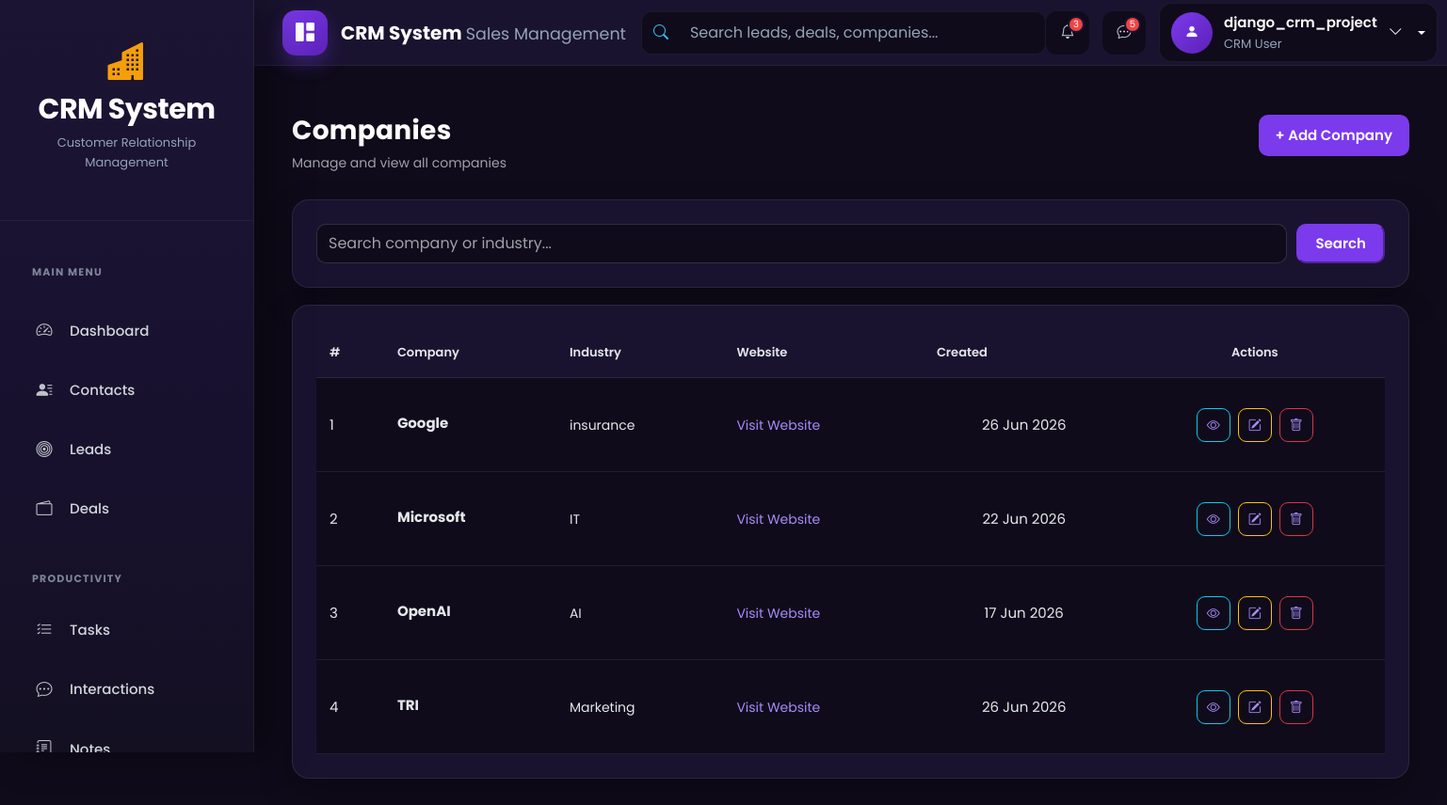
The page /contacts/companies/ (signed in) on the database its author committed.
### accounts/models.py (models this page shows, shortened)
class CustomUser(AbstractUser):
    ROLE_CHOICES = (
        ('admin', 'Admin'),
        ('agent', 'Agent'),
    )
    role = models.CharField(max_length=10, choices=ROLE_CHOICES, default='agent')
    phone = models.CharField(max_length=15, blank=True, null=True)
    profile_pic = models.ImageField(upload_to="profiles/", blank=True, null=True)
    email = models.EmailField(unique=True)
    is_approved = models.BooleanField(default=False, help_text="Admin approval required for login")

### contacts/models.py (models this page shows, shortened)
class Company(models.Model):
    name = models.CharField(max_length=200)
    industry = models.CharField(max_length=100,blank=True)
    website = models.URLField(blank=True)
    address = models.TextField(blank=True)
    created_at = models.DateTimeField(auto_now_add=True)

### contacts/views.py (the view)
# urls.py: path("companies/", views.company_list, name="company_list"),
@login_required
def company_list(request):
    companies = Company.objects.all().order_by("name")
    search = request.GET.get(
        "search",
        ""
    ).strip()
    if search:
        companies = companies.filter(
            Q(name__icontains=search) |
            Q(industry__icontains=search)
        )
    paginator = Paginator(
        companies,
        10
    )
    page_obj = paginator.get_page(
        request.GET.get("page")
    )
    context = {
        "page_obj": page_obj,
        "search": search,
    }
    return render(
        request,
        "contacts/company_list.html",
        context,
    )

### templates/contacts/company_list.html (shortened to what this page needs)
{% extends "base.html" %}
{% block content %}
<div class="crm-page-header">
<div>
    <h1 class="crm-title">Companies</h1>
    <p class="crm-page-subtitle">
        Manage and view all companies
    </p>
</div>
<div class="crm-page-actions">
    <a href="{% url 'contacts:company_add' %}"
       class="crm-btn-primary">
        + Add Company
    </a>
</div>
</div>
<div class="crm-card">
<form method="GET">
    <div class="crm-search-row">
        <input
            type="text"
            name="search"
            value="{{ search }}"
            placeholder="Search company or industry..."
            class="form-control"
        >
        <button
            type="submit"
            class="crm-btn-primary">
            Search
        </button>
    </div>
</form>
</div>
<div class="crm-card">
{% if page_obj.object_list %}
    <div class="table-responsive">
        <table class="table crm-table crm-contact-table">
            <thead>
                <tr>
                    <th>#</th>
                    <th>Company</th>
                    <th>Industry</th>
                    <th>Website</th>
                    <th>Created</th>
                    <th class="text-center">Actions</th>
                </tr>
            </thead>
            <tbody>
                {% for company in page_obj %}
                    <tr>
                        <td>
                            {{ page_obj.start_index|add:forloop.counter0 }}
                        </td>
                        <td>
                            <strong>
                                {{ company.name }}
                            </strong>
                        </td>
                        <td>
                            {% if company.industry %}
                                {{ company.industry }}
                            {% else %}
                                —
                            {% endif %}
                        </td>
                        <td>
                            {% if company.website %}
                                <a
                                    href="{{ company.website }}"
                                    target="_blank"
                                    rel="noopener noreferrer">
                                    Visit Website
                                </a>
                            {% else %}
                                —
                            {% endif %}
                        </td>
                        <td>
                            {{ company.created_at|date:"d M Y" }}
                        </td>
                        <td class="text-center">
                            <div class="btn-group">
                                <a
                                    href="{% url 'contacts:company_detail' company.pk %}"
                                    class="btn btn-sm btn-outline-info"
                                    title="View Company"
                                >
                                    <i class="bi bi-eye"></i>
                                </a>
                                <a
                                    href="{% url 'contacts:company_edit' company.pk %}"
                                    class="btn btn-sm btn-outline-warning"
                                    title="Edit Company"
                                >
                                    <i class="bi bi-pencil-square"></i>
                                </a>
                                <a
                                    href="{% url 'contacts:company_delete' company.pk %}"
                                    class="btn btn-sm btn-outline-danger"
                                    title="Delete Company"
                                >
                                    <i class="bi bi-trash"></i>
                                </a>
                            </div>
                        </td>
                    </tr>
                {% endfor %}
            </tbody>
        </table>
    </div>
{% endif %}
</div>
{% endblock %}

### templates/includes/navbar.html (shortened to what this page needs)
<nav class="navbar navbar-expand-lg crm-navbar">
  <div class="container-fluid">
    <a class="navbar-brand crm-brand" href="{% url 'dashboard' %}">
      <div class="crm-brand-icon">
        <i class="bi bi-grid-1x2-fill"></i>
      </div>
      <div class="crm-brand-text">
        <span class="crm-brand-title"> CRM System </span>
        <small> Sales Management </small>
      </div>
    </a>
    <div class="collapse navbar-collapse" id="crmNavbar">
      <form class="crm-search mx-auto">
        <div class="input-group">
          <span class="input-group-text">
            <i class="bi bi-search"></i>
          </span>
          <input
            type="search"
            class="form-control"
            placeholder="Search leads, deals, companies..."
          />
        </div>
      </form>
      {% if user.is_authenticated %}
      <div class="crm-navbar-actions">
       <a href="javascript:void(0);" class="crm-nav-icon">
    <i class="bi bi-bell"></i>
    <span class="crm-nav-badge">3</span>
</a>
        <a href="#" class="crm-nav-icon">
          <i class="bi bi-chat-dots"></i>
          <span class="crm-nav-badge">5</span>
        </a>
        <div class="dropdown crm-user-dropdown">
          <a
            href="#"
            class="crm-user dropdown-toggle"
            role="button"
            data-bs-toggle="dropdown"
            aria-expanded="false"
          >
            <div class="crm-avatar">
              <i class="bi bi-person-fill"></i>
            </div>
            <div class="crm-user-info">
              <span class="crm-user-name"> {{ user.username }} </span>
<small>
    CRM User
</small>            </div>
            <i class="bi bi-chevron-down crm-arrow"></i>
          </a>
        </div>
      </div>
      {% else %}
      <div class="d-flex align-items-center gap-2 ms-auto">
        <a href="/accounts/login/" class="btn btn-outline-light"> Login </a>
        <a href="/accounts/register/" class="btn btn-primary"> Register </a>
      </div>
      {% endif %}
    </div>
  </div>
</nav>

### static/css/base.css (style rules this page uses)
*, *::before, *::after { margin:0; padding:0; box-sizing:border-box; }
html { scroll-behavior:smooth; }
body { font-family:"Poppins",sans-serif; background:#0f0b1a; color:#e5e7eb; font-size:15px; line-height:1.6; overflow-x:hidden; }

### static/css/components.css (style rules this page uses)
.crm-navbar { position:sticky; top:0; z-index:999; height:70px; margin-left:260px; background:#1a1330; border-bottom:1px solid rgba(255,255,255,.06); padding:0 28px; transition:.3s ease; }
.crm-navbar .container-fluid { height:100%; display:flex; align-items:center; justify-content:space-between; }
.crm-brand { display:flex; align-items:center; gap:14px; text-decoration:none; }
.crm-brand-icon { width:48px; height:48px; display:flex; align-items:center; justify-content:center; border-radius:14px; background:linear-gradient(135deg,#7c3aed,#5b21b6); box-shadow:0 10px 20px rgba(124,58,237,.30); }
.crm-brand-icon i { color:#fff; font-size:20px; }
.crm-brand-title { color:#fff; font-size:20px; font-weight:700; }
.crm-brand-text small { color:#94a3b8; }
.crm-search { width:430px; max-width:100%; }
.crm-search .input-group { height:46px; border-radius:12px; overflow:hidden; background:#0f0b1a; border:1px solid rgba(255,255,255,.06); }
.crm-search .input-group-text { background:#0f0b1a; border:none; color:#38bdf8; }
.crm-search input { background:#0f0b1a!important; border:none!important; color:#fff!important; }
.crm-search input::placeholder { color:#94a3b8; }
.crm-navbar-actions { display:flex; align-items:center; gap:14px; }
.crm-nav-icon { width:46px; height:46px; border-radius:12px; display:flex; align-items:center; justify-content:center; background:#0f0b1a; color:#cbd5e1; position:relative; text-decoration:none; transition:.3s; }
.crm-nav-badge { position:absolute; top:5px; right:5px; width:18px; height:18px; border-radius:50%; background:#ef4444; color:#fff; font-size:10px; display:flex; align-items:center; justify-content:center; border:2px solid #1a1330; }
.crm-user { display:flex; align-items:center; gap:12px; padding:8px 12px; background:#0f0b1a; border-radius:14px; border:1px solid rgba(255,255,255,.06); color:white; text-decoration:none; }
.crm-avatar { width:44px; height:44px; border-radius:50%; display:flex; align-items:center; justify-content:center; background:linear-gradient(135deg,#7c3aed,#5b21b6); }
.crm-avatar i { color:white; }
.crm-user-info { display:flex; flex-direction:column; }
.crm-user-name { font-weight:600; }
.crm-user-info small { color:#94a3b8; }
.crm-card { background:#1a1330; border-radius:18px; border:1px solid rgba(255,255,255,.08); box-shadow:0 15px 35px rgba(0,0,0,.25); padding:25px; color:#e5e7eb; }
.crm-title { color:#e5e7eb; font-size:28px; font-weight:700; }
.crm-page-subtitle { color:#a1a1aa; font-size:14px; }
.crm-btn-primary, .crm-btn-secondary, .crm-btn-danger { display:inline-flex; align-items:center; justify-content:center; gap:6px; padding:10px 18px; border-radius:10px; font-weight:600; text-decoration:none; transition:.3s; }
.crm-btn-primary { background:#7c3aed; color:white; }
.crm-contact-table .btn-group { display: flex !important; align-items: center; justify-content: center; gap: 8px; }
.crm-contact-table .btn-group .btn { width: 36px; height: 36px; min-width: 36px; flex: 0 0 36px; padding: 0 !important; display: inline-flex !important; align-items: center; justify-content: center; margin: 0 !important; border-radius: 9px !important; line-height: 1; transition: transform .2s ease, box-shadow .2s ease, background-color .2s ease, border-color .2s ease; }
.crm-contact-table .btn-group .btn i { font-size: 14px; line-height: 1; }
.crm-contact-table .btn-group > .btn { margin-left: 0 !important; margin-right: 0 !important; }

### rows shown on the page
CustomUser: username "django_crm_project"
Company: start_index|add "1", name "Google", industry "insurance", created_at "26 Jun 2026"
Company: start_index|add "2", name "Microsoft", industry "IT", created_at "22 Jun 2026"
Company: start_index|add "3", name "OpenAI", industry "AI", created_at "17 Jun 2026"
Company: start_index|add "4", name "TRI", industry "Marketing", created_at "26 Jun 2026"
